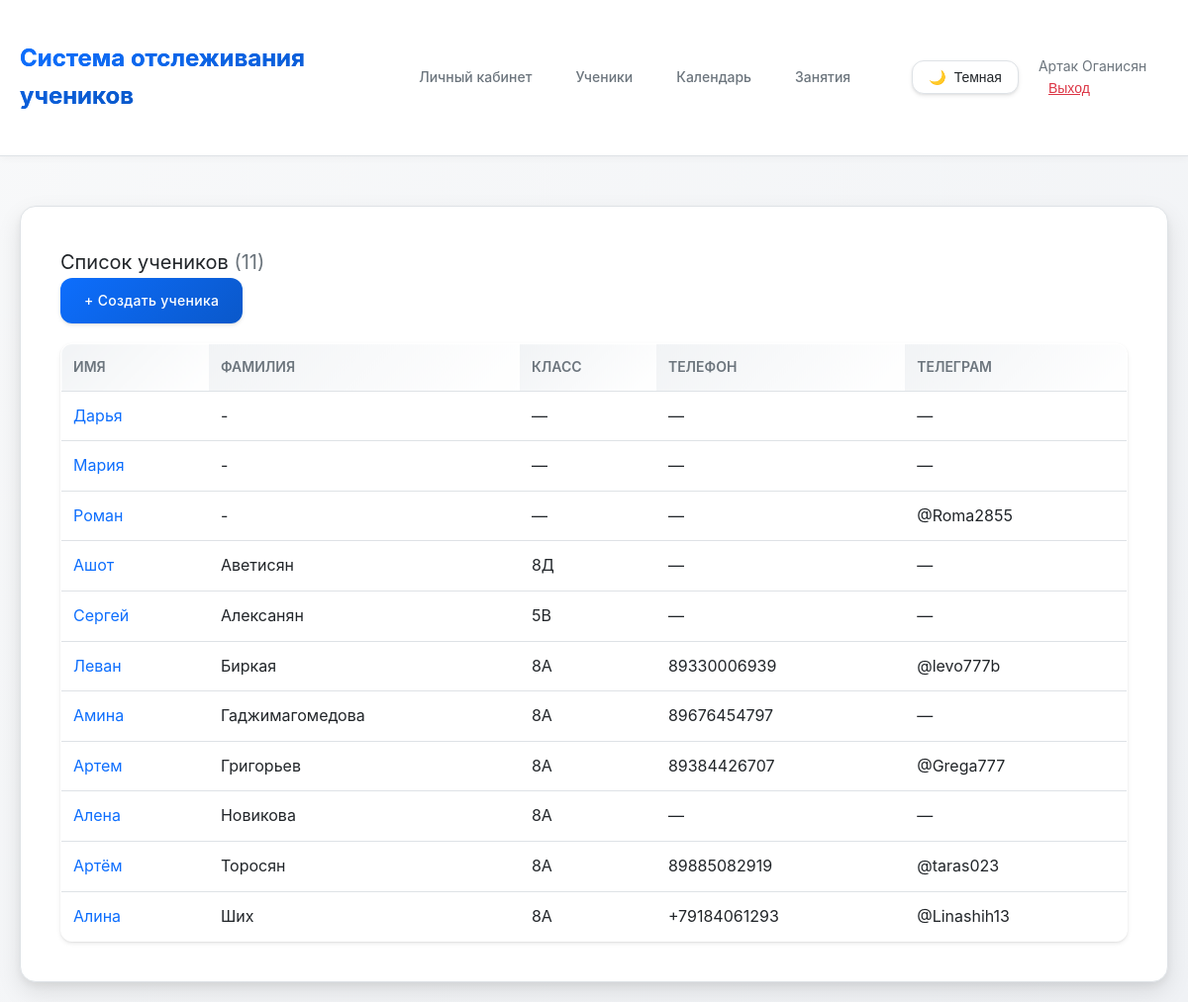
Page /students/ (signed in) on the committed database.
### main/models.py (models this page shows, shortened)
class Student(models.Model):
    tutor = models.ForeignKey(Tutor, on_delete=models.CASCADE, related_name='students', verbose_name='Репетитор')
    first_name = models.CharField(max_length=100, verbose_name='Имя')
    last_name = models.CharField(max_length=100, verbose_name='Фамилия')
    phone = models.CharField(max_length=20, blank=True, null=True, verbose_name='Телефон')
    telegram = models.CharField(max_length=20, blank=True, null=True, verbose_name='Телеграм')
    created_at = models.DateTimeField(auto_now_add=True, verbose_name='Дата создания')
    updated_at = models.DateTimeField(auto_now=True, verbose_name='Дата обновления')
    grade = models.CharField(max_length=10, blank=True, null=True, verbose_name='Класс')
    notes = models.TextField(blank=True, verbose_name='Заметки')
    is_active = models.BooleanField(default=True, verbose_name='Активен')
    class Meta:
        verbose_name = 'Ученик'
        verbose_name_plural = 'Ученики'
        ordering = ['last_name', 'first_name']

### main/views.py (the view)
# urls.py: path('students/', views.student_list, name='student_list'),
@login_required
def student_list(request):
    tutor = get_tutor(request)
    if not tutor:
        messages.error(request, 'Профиль репетитора не найден.')
        return redirect('dashboard')
    students = Student.objects.filter(tutor=tutor, is_active=True)
    students_count = students.count()
    return render(request, 'main/student_list.html', {
        'students': students,
        'students_count': students_count
    })

### main/views.py (called while the page is built)
def get_tutor(request):
    if request.user.is_authenticated:
        try:
            return request.user.tutor
        except Tutor.DoesNotExist:
            return None
    return None

### main/templates/main/student_list.html (shortened to what this page needs)
{% extends 'main/base.html' %}
{% block content %}
<div class="page-header">
    <h2 style="font-weight: 400; font-size: 20px; margin: 0;">
        Список учеников
        {% if students_count is not None %}
            <span style="color: var(--text-secondary); font-size: 20px;">({{ students_count }})</span>
        {% endif %}
    </h2>
    <a href="{% url 'student_create' %}" class="btn">+ Создать ученика</a>
</div>
{% if students %}
    <div class="table-responsive">
    <table>
        <thead>
            <tr>
                <th>Имя</th>
                <th>Фамилия</th>
                <th>Класс</th>
                <th class="table-mobile-hide">Телефон</th>
                <th class="table-mobile-hide">Телеграм</th>
            </tr>
        </thead>
        <tbody>
            {% for student in students %}
            <tr>
                <td><a href="{% url 'student_detail' student.pk %}">{{ student.first_name }}</a></td>
                <td>{{ student.last_name }}</td>
                <td>{{ student.grade|default:"—" }}</td>
                <td class="table-mobile-hide">{{ student.phone|default:"—" }}</td>
                <td class="table-mobile-hide">{{ student.telegram|default:"—" }}</td>
            </tr>
            {% endfor %}
        </tbody>
    </table>
    </div>
{% else %}
    <div class="empty-state">
        <p>Пока нет учеников в системе</p>
    </div>
{% endif %}
{% endblock %}

### main/templates/main/base.html (shortened to what this page needs)
{% load static %}
<!DOCTYPE html>
<html lang="ru">
<head>
</head>
<body>
    <header>
        <div class="container">
            <div style="display: flex; justify-content: space-between; align-items: center;">
                <h1><a href="{% url 'dashboard' %}" style="color: var(--text-primary); text-decoration: none;">Система отслеживания учеников</a></h1>
                <div style="display: flex; align-items: center; gap: 20px;">
                    {% if user.is_authenticated %}
                        <nav>
                            <a href="{% url 'dashboard' %}">Личный кабинет</a>
                            <a href="{% url 'student_list' %}">Ученики</a>
                            <a href="{% url 'calendar' %}">Календарь</a>
                            <a href="{% url 'lesson_list' %}">Занятия</a>
                        </nav>
                        <button class="theme-toggle" id="theme-toggle" aria-label="Переключить тему">
                            <span id="theme-icon">🌙</span>
                            <span id="theme-text">Темная</span>
                        </button>
                        <div style="font-size: 14px; color: var(--text-secondary);">
                            {{ user.get_full_name|default:user.username }}
                            <form method="post" action="{% url 'logout' %}" style="display: inline;">
                                <button type="submit" style="background: none; border: none; color: var(--btn-danger); cursor: pointer; text-decoration: underline; padding: 0; margin-left: 10px; font-size: 14px;">Выход</button>
                            </form>
                        </div>
                    {% else %}
                        <nav>
                            <a href="{% url 'login' %}">Вход</a>
                            <a href="{% url 'register' %}">Регистрация</a>
                        </nav>
                    {% endif %}
                </div>
            </div>
        </div>
    </header>
    <div class="container">
        <div class="content">
            {% block content %}{% endblock %}
        </div>
    </div>
</body>
</html>

### rows in the picture
Student: first_name "Дарья", last_name "-", grade "—", phone "—", telegram "—"
Student: first_name "Мария", last_name "-", grade "—", phone "—", telegram "—"
Student: first_name "Роман", last_name "-", grade "—", phone "—", telegram "@Roma2855"
Student: first_name "Ашот", last_name "Аветисян", grade "8Д", phone "—", telegram "—"
Student: first_name "Сергей", last_name "Алексанян", grade "5В", phone "—", telegram "—"
Student: first_name "Леван", last_name "Биркая", grade "8А", phone "89330006939", telegram "@levo777b"
Student: first_name "Амина", last_name "Гаджимагомедова", grade "8А", phone "89676454797", telegram "—"
Student: first_name "Артем", last_name "Григорьев", grade "8А", phone "89384426707", telegram "@Grega777"
Student: first_name "Алена", last_name "Новикова", grade "8А", phone "—", telegram "—"
Student: first_name "Артём", last_name "Торосян", grade "8А", phone "89885082919", telegram "@taras023"
Student: first_name "Алина", last_name "Ших", grade "8А", phone "+79184061293", telegram "@Linashih13"

### other values in the picture
{{ user.get_full_name|default:user.username }} "Артак Оганисян"
{{ students_count }} "11"
